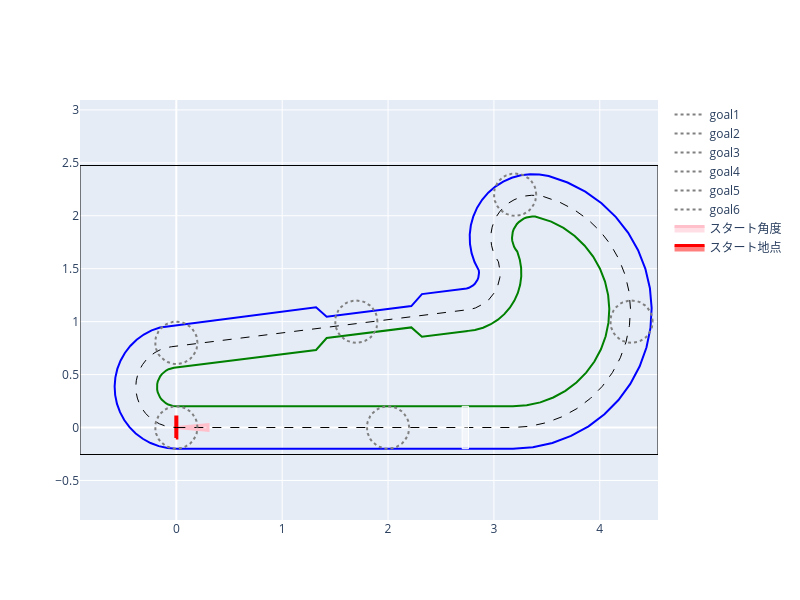

The notebook cell saved with this chart:
### Markdown cell above
# ミッション2

標識を使ってロボットを誘導することでコースに沿って１周させよう。

## 取り組み方
1. 使える命令を理解する
2. 下のセルを実行して、ロボットの限界速度や、ロボットが存在する初期位置を把握する
3. ２つ下のセル内において
    - プログラムを書く
    - 路面標識を好きな位置に設置する
    - 実行して結果を見る
4. シミュレータでうまく動いたらロボットにプログラムを書きこんで動かしてみよう（講師に声をかけてね）

|使える命令|意味|指定できる値|使い方の例|
|--|--|--|--|
|move|一定速度で前に進む|v=速度[m/秒]|move(v=0.2)|
|rotate|一定速度で回転する。w>0は左回転。w<0は右回転|w=回転速度[度/秒]|rotate(w=90)|
|serach|標識を見つける（複数見つかった場合は、最も近いもの）||pos = search()|
|serach|特定の標識を見つける（複数見つかった場合は、最も近いもの）|name = "標識名"|pos = search(name="sign1")|

## 注意点
- スタート時の位置はランダムに最大10cmほどずれる
- スタート時の向きはランダムに最大5度ほどずれる

## 路面標識の置き方

- １つ下のセルの`self.set_signs`の部分（下記参照）の中身の`Sign(x=横位置, y=縦位置, name="標識名")`の箇所を自由に書き換える
- 使う標識の名前は下記のいずれかにすること
    - original
        - 今回自分でAIを学習したオリジナルの標識
    - left, right, warn, stop
        - 予め用意されている標識
    - ヒント：　どの標識を使うべきかは、認識精度を踏まえて選ぶとよいかも？ 
      - 標識のデザインとロボットの行動を意味的に一致させる必要はありません。（「stopを見た時に回転する」でもOK）

- 例１：originalの標識を１個（x=1[m],y=0[m]の位置）置く場合
    ```
    self.set_signs(
        [
            Sign(x=1.0, y=0.0, name="original")
        ]
    )
    ```

- 例２：originalの標識を２個（x=1[m],y=0[m]の位置とx=2[m],y=0[m]の位置）、warnの標識を１個（x=3[m], y=1[m]の位置）置く場合
    - 複数並べるには、最後に,が必要なことに注意すること
    ```
    self.set_signs(
        [
            Sign(x=1.0, y=0.0, name="original"),
            Sign(x=2.0, y=0.0, name="original"),
            Sign(x=3.0, y=1.0, name="warn")
        ]
    )
    ```

### Code cell
class Mission2Base(MissionBase):
    def __init__(self):
        super().__init__(type_b_circuit, t_max=80)
        self.goals = [
            GoalCircle((2, 0.0), 0.2, should_stop=False),
            GoalCircle((4.3, 1.0), 0.2, should_stop=False),
            GoalCircle((3.2, 2.2), 0.2, should_stop=False),
            GoalCircle((1.7, 1.0), 0.2, should_stop=False),
            GoalCircle((0.0, 0.8), 0.2, should_stop=False),
            GoalCircle((0.0, 0.0), 0.2),
        ]
        self.initial_xy = (0.0, 0.0)
        self.random_d_xy = (0.0, 0.1)
        self.random_d_yaw_deg = 5

print("最大速度", prop.max_velocity, "m/秒")
print("最大回転速度", prop.max_rotate_deg, "度/秒")
MissionDrawer(Mission2Base()).show()
